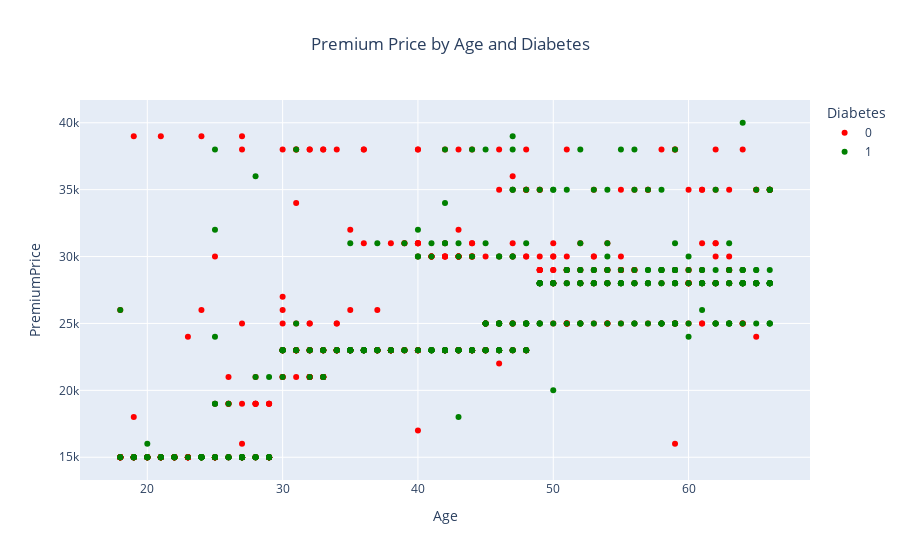
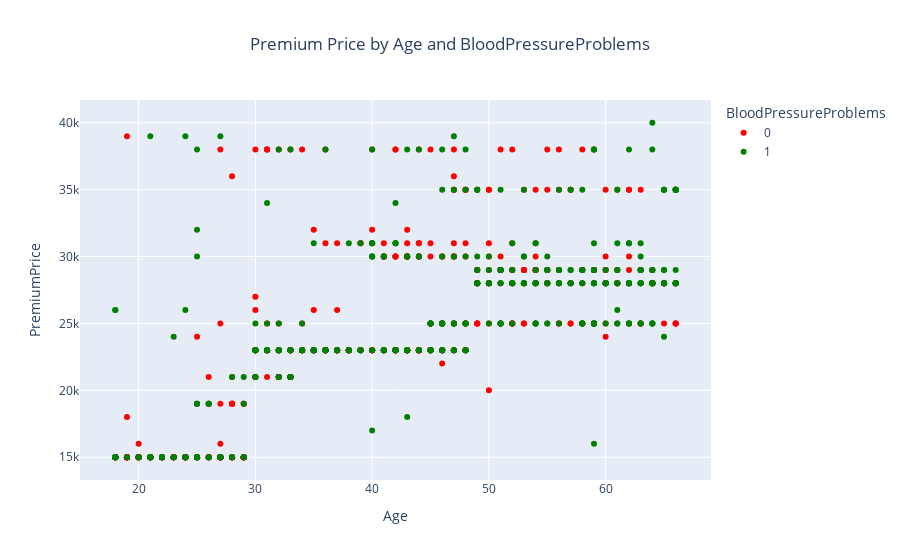
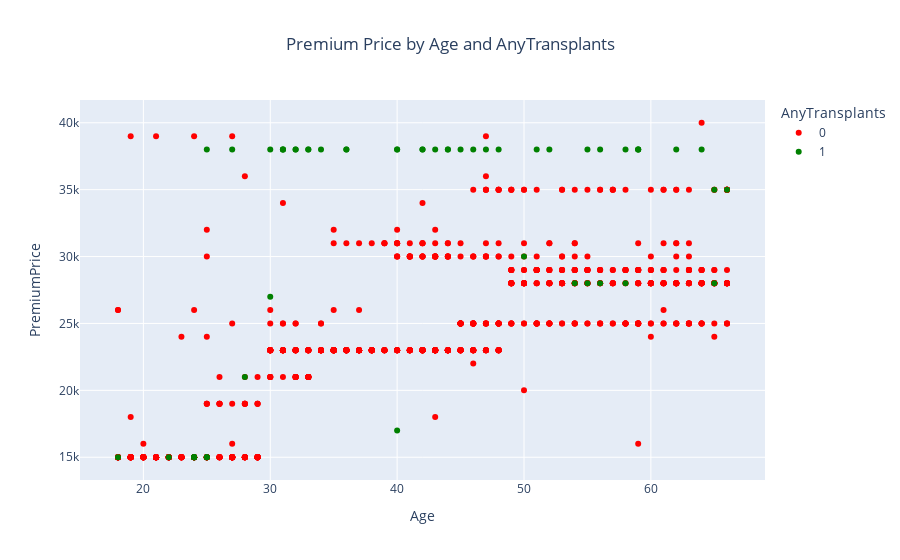
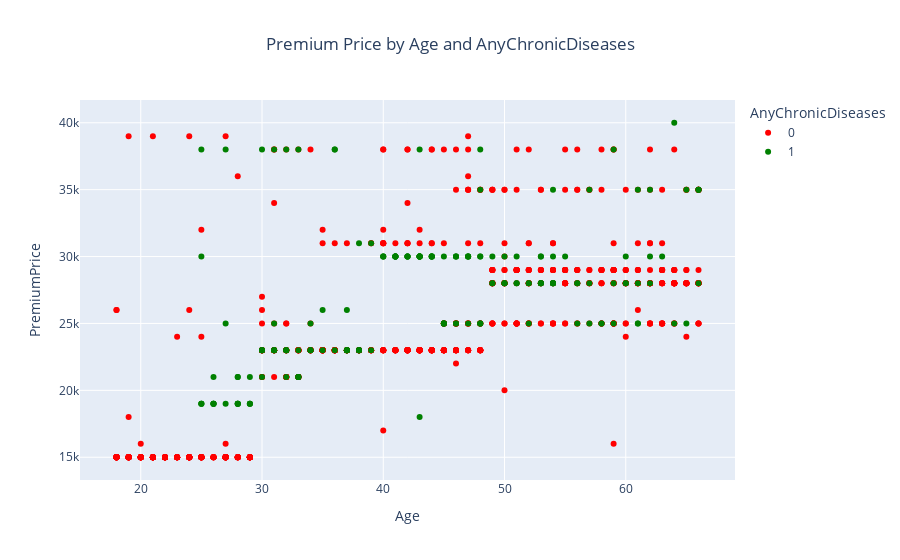

Write notebook code for charts like these, in order.
### Markdown cell above
💡 Older - Obese and overweight people are got higher premium price.

💡 Younger - Normal and underweight people are got lower premium price.

### Code cell
cat_cols = ['Diabetes', 'BloodPressureProblems', 'AnyTransplants', 'AnyChronicDiseases', 'KnownAllergies', 'HistoryOfCancerInFamily']
for cols in cat_cols:
    df[cols] = df[cols].astype(str)
    fig = px.scatter(df, x='Age', y='PremiumPrice', color=cols, title=f'Premium Price by Age and {cols}', 
                        color_discrete_map={"0": 'red', "1": 'green'})
    fig.update_layout(title_x=0.5)
    fig.show()

### Figure 1 — Plotly figure (JSON) as saved in the notebook; plotly's stock layout.template omitted (floating-point values rounded to 4 significant figures; data arrays with more than 128 entries replaced by an {"elided": "..."} marker saying what was removed)
{"data": [{"hovertemplate": "Diabetes=0<br>Age=%{x}<br>PremiumPrice=%{y}<extra></extra>", "legendgroup": "0", "marker": {"color": "red", "symbol": "circle"}, "mode": "markers", "name": "0", "orientation": "v", "showlegend": true, "type": "scatter", "x": {"elided": "572 int values"}, "xaxis": "x", "y": {"elided": "572 int values"}, "yaxis": "y"}, {"hovertemplate": "Diabetes=1<br>Age=%{x}<br>PremiumPrice=%{y}<extra></extra>", "legendgroup": "1", "marker": {"color": "green", "symbol": "circle"}, "mode": "markers", "name": "1", "orientation": "v", "showlegend": true, "type": "scatter", "x": {"elided": "414 int values"}, "xaxis": "x", "y": {"elided": "414 int values"}, "yaxis": "y"}], "layout": {"legend": {"title": {"text": "Diabetes"}, "tracegroupgap": 0}, "title": {"text": "Premium Price by Age and Diabetes", "x": 0.5}, "xaxis": {"anchor": "y", "domain": [0, 1], "title": {"text": "Age"}}, "yaxis": {"anchor": "x", "domain": [0, 1], "title": {"text": "PremiumPrice"}}}}

### Figure 2 — Plotly figure (JSON) as saved in the notebook; plotly's stock layout.template omitted (floating-point values rounded to 4 significant figures; data arrays with more than 128 entries replaced by an {"elided": "..."} marker saying what was removed)
{"data": [{"hovertemplate": "BloodPressureProblems=0<br>Age=%{x}<br>PremiumPrice=%{y}<extra></extra>", "legendgroup": "0", "marker": {"color": "red", "symbol": "circle"}, "mode": "markers", "name": "0", "orientation": "v", "showlegend": true, "type": "scatter", "x": {"elided": "524 int values"}, "xaxis": "x", "y": {"elided": "524 int values"}, "yaxis": "y"}, {"hovertemplate": "BloodPressureProblems=1<br>Age=%{x}<br>PremiumPrice=%{y}<extra></extra>", "legendgroup": "1", "marker": {"color": "green", "symbol": "circle"}, "mode": "markers", "name": "1", "orientation": "v", "showlegend": true, "type": "scatter", "x": {"elided": "462 int values"}, "xaxis": "x", "y": {"elided": "462 int values"}, "yaxis": "y"}], "layout": {"legend": {"title": {"text": "BloodPressureProblems"}, "tracegroupgap": 0}, "title": {"text": "Premium Price by Age and BloodPressureProblems", "x": 0.5}, "xaxis": {"anchor": "y", "domain": [0, 1], "title": {"text": "Age"}}, "yaxis": {"anchor": "x", "domain": [0, 1], "title": {"text": "PremiumPrice"}}}}

### Figure 3 — Plotly figure (JSON) as saved in the notebook; plotly's stock layout.template omitted (floating-point values rounded to 4 significant figures; data arrays with more than 128 entries replaced by an {"elided": "..."} marker saying what was removed)
{"data": [{"hovertemplate": "AnyTransplants=0<br>Age=%{x}<br>PremiumPrice=%{y}<extra></extra>", "legendgroup": "0", "marker": {"color": "red", "symbol": "circle"}, "mode": "markers", "name": "0", "orientation": "v", "showlegend": true, "type": "scatter", "x": {"elided": "931 int values"}, "xaxis": "x", "y": {"elided": "931 int values"}, "yaxis": "y"}, {"hovertemplate": "AnyTransplants=1<br>Age=%{x}<br>PremiumPrice=%{y}<extra></extra>", "legendgroup": "1", "marker": {"color": "green", "symbol": "circle"}, "mode": "markers", "name": "1", "orientation": "v", "showlegend": true, "type": "scatter", "x": [18, 22, 24, 25, 30, 46, 45, 31, 48, 59, 42, 47, 25, 62, 64, 40, 59, 55, 36, 28, 33, 24, 65, 58, 58, 24, 52, 51, 43, 32, 34, 50, 36, 59, 56, 32, 27, 24, 30, 24, 44, 65, 56, 25, 66, 55, 54, 33, 31, 42, 31, 25, 44, 40, 40], "xaxis": "x", "y": [15000, 15000, 15000, 38000, 38000, 38000, 38000, 38000, 38000, 38000, 38000, 38000, 15000, 38000, 38000, 38000, 38000, 38000, 38000, 21000, 38000, 15000, 35000, 28000, 38000, 15000, 38000, 38000, 38000, 38000, 38000, 30000, 38000, 38000, 38000, 38000, 38000, 15000, 27000, 15000, 38000, 28000, 28000, 15000, 35000, 28000, 28000, 38000, 38000, 38000, 38000, 15000, 38000, 17000, 38000], "yaxis": "y"}], "layout": {"legend": {"title": {"text": "AnyTransplants"}, "tracegroupgap": 0}, "title": {"text": "Premium Price by Age and AnyTransplants", "x": 0.5}, "xaxis": {"anchor": "y", "domain": [0, 1], "title": {"text": "Age"}}, "yaxis": {"anchor": "x", "domain": [0, 1], "title": {"text": "PremiumPrice"}}}}

### Figure 4 — Plotly figure (JSON) as saved in the notebook; plotly's stock layout.template omitted (floating-point values rounded to 4 significant figures; data arrays with more than 128 entries replaced by an {"elided": "..."} marker saying what was removed)
{"data": [{"hovertemplate": "AnyChronicDiseases=0<br>Age=%{x}<br>PremiumPrice=%{y}<extra></extra>", "legendgroup": "0", "marker": {"color": "red", "symbol": "circle"}, "mode": "markers", "name": "0", "orientation": "v", "showlegend": true, "type": "scatter", "x": {"elided": "808 int values"}, "xaxis": "x", "y": {"elided": "808 int values"}, "yaxis": "y"}, {"hovertemplate": "AnyChronicDiseases=1<br>Age=%{x}<br>PremiumPrice=%{y}<extra></extra>", "legendgroup": "1", "marker": {"color": "green", "symbol": "circle"}, "mode": "markers", "name": "1", "orientation": "v", "showlegend": true, "type": "scatter", "x": {"elided": "178 int values"}, "xaxis": "x", "y": {"elided": "178 int values"}, "yaxis": "y"}], "layout": {"legend": {"title": {"text": "AnyChronicDiseases"}, "tracegroupgap": 0}, "title": {"text": "Premium Price by Age and AnyChronicDiseases", "x": 0.5}, "xaxis": {"anchor": "y", "domain": [0, 1], "title": {"text": "Age"}}, "yaxis": {"anchor": "x", "domain": [0, 1], "title": {"text": "PremiumPrice"}}}}
